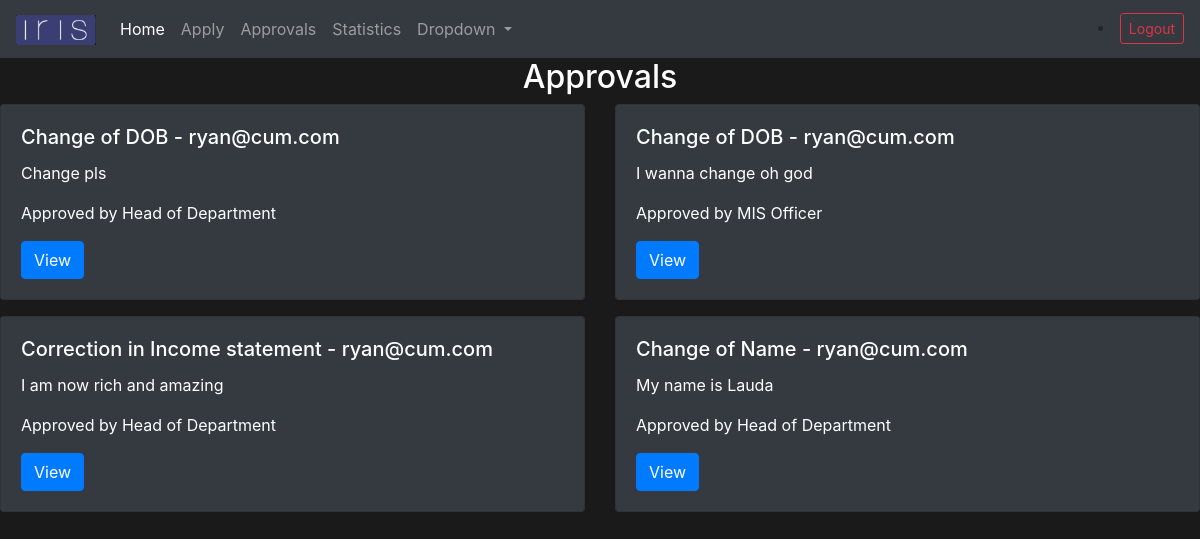
Before: /approvals/ (signed in) with the older database file.
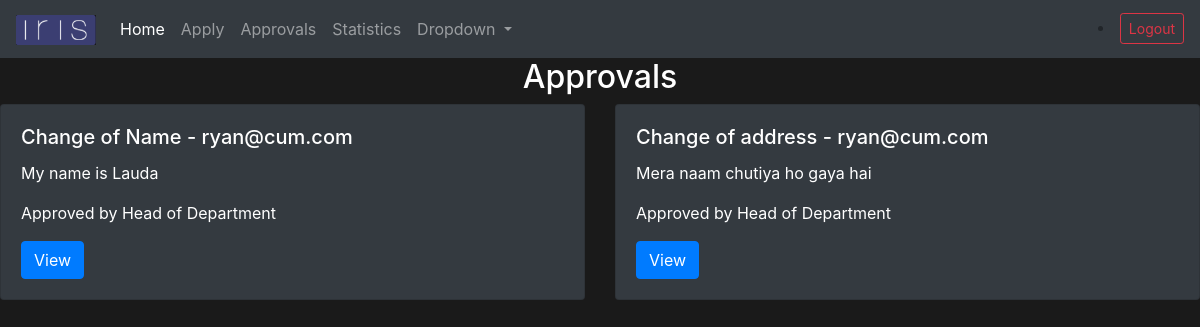
After: the same page with the newer database file.
### approvals/models.py (models this page shows, shortened)
class Request(models.Model):
    STATUS = [
    ("Waiting for approval", "Waiting for approval"),
    ("Approved by MIS Officer", "Approved by MIS Officer"),
    ("Approved by Head of Department", "Approved by Head of Department"),
    ("Approved by Dean", "Approved by Dean"),
    ]
    template_id = models.ForeignKey(Template, null=True, on_delete=models.SET_NULL)
    response = models.TextField(max_length=500, null=True)
    status = models.CharField(max_length=100, null=True, default='Waiting for approval', choices=STATUS)
    applicant = models.ForeignKey(User, null=True, on_delete=models.CASCADE)

class Template(models.Model):
    PARTICIPANTS = [
    ("1", "MIS Officer"),
    ("2", "Head of Department"),
    ("3", "Dean"),
    ]
    name = models.CharField(max_length=200, null=True)
    archived = models.BooleanField(default=False)
    start_time = models.DateTimeField(auto_now_add=True)
    end_time = models.DateTimeField
    participants = models.CharField(max_length=1, null=True, choices=PARTICIPANTS)
    def __str__(self):
        return self.name

### approvals/views.py (the view)
# urls.py: path('approvals/', views.approvalPage, name='approvals'),
@login_required
def approvalPage(request):
    currentuser = request.user.id
    try:
        position = Role.objects.get(user=currentuser)
        if position is not None:
            user_requests = Request.objects.all()
            users = CustomUser.objects.all()
            context = {
            'user_requests': user_requests,
            'users': users,
            }
        else:
            context = {
            'user_requests': user_requests,
            }
    except:
        user_requests = Request.objects.filter(applicant=request.user)
        context = {
            'user_requests': user_requests,
            }
    return render(request, 'approvals/approvals.html', context)

### approvals/templates/approvals/approvals.html (shortened to what this page needs)
{% extends 'approvals/homepage.html' %}
{% block content %}
<h2 class="text-center text-white"> Approvals </h2>
<div class="row">
    {% for user_request in user_requests %}
    <div class="col-sm-6">
      <div class="card text-white bg-dark mb-3">
        <div class="card-body">
          <h5 class="card-title">{{user_request.template_id}} - {{user_request.applicant}}</h5>
          <p class="card-text">{{user_request.response}}</p>
          <p class="card-text">{{user_request.status}}</p>
          <a href="{% url 'appview' user_request.id %}" class="btn btn-primary">View</a>
        </div>
      </div>
    </div>
    {% endfor %}
  </div>
{% endblock %}

Changed rows visible on the page:
removed Request: template_id "Change of DOB", applicant "ryan@cum.com", response "Change pls", status "Approved by Head of Department"
removed Request: template_id "Change of DOB", applicant "ryan@cum.com", response "I wanna change oh god", status "Approved by MIS Officer"
removed Request: template_id "Correction in Income statement", applicant "ryan@cum.com", response "I am now rich and amazing", status "Approved by Head of Department"
added Request: template_id "Change of address", applicant "ryan@cum.com", response "Mera naam chutiya ho gaya hai", status "Approved by Head of Department"
